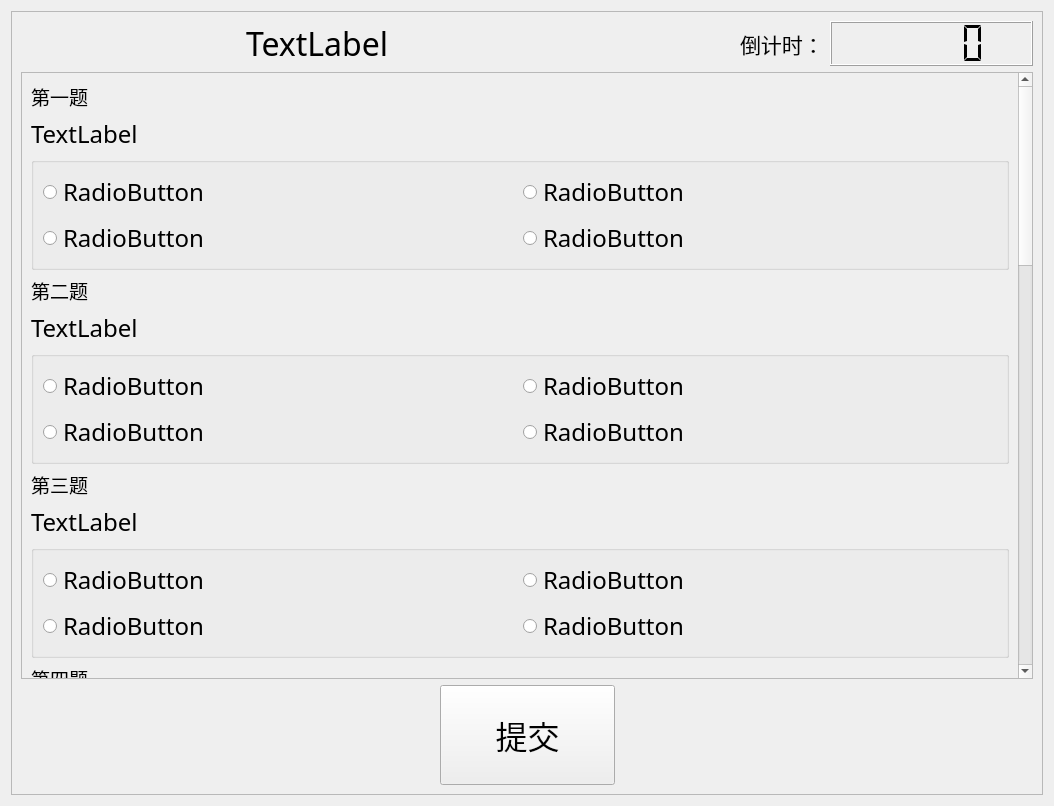
<?xml version="1.0" encoding="UTF-8"?>
<ui version="4.0">
 <class>Test</class>
 <widget class="QWidget" name="Test">
  <property name="geometry">
   <rect>
    <x>0</x>
    <y>0</y>
    <width>1054</width>
    <height>806</height>
   </rect>
  </property>
  <property name="windowTitle">
   <string>Form</string>
  </property>
  <layout class="QGridLayout" name="gridLayout">
   <item row="0" column="0">
    <widget class="QFrame" name="frame">
     <property name="frameShape">
      <enum>QFrame::StyledPanel</enum>
     </property>
     <property name="frameShadow">
      <enum>QFrame::Raised</enum>
     </property>
     <layout class="QGridLayout" name="gridLayout_4">
      <item row="3" column="4">
       <spacer name="horizontalSpacer_2">
        <property name="orientation">
         <enum>Qt::Horizontal</enum>
        </property>
        <property name="sizeHint" stdset="0">
         <size>
          <width>40</width>
          <height>20</height>
         </size>
        </property>
       </spacer>
      </item>
      <item row="1" column="5">
       <widget class="QLCDNumber" name="lcdNumber">
        <property name="font">
         <font>
          <family>Academy Engraved LET</family>
          <pointsize>20</pointsize>
         </font>
        </property>
        <property name="digitCount">
         <number>5</number>
        </property>
        <property name="segmentStyle">
         <enum>QLCDNumber::Flat</enum>
        </property>
       </widget>
      </item>
      <item row="3" column="0">
       <spacer name="horizontalSpacer">
        <property name="orientation">
         <enum>Qt::Horizontal</enum>
        </property>
        <property name="sizeHint" stdset="0">
         <size>
          <width>40</width>
          <height>20</height>
         </size>
        </property>
       </spacer>
      </item>
      <item row="3" column="5">
       <spacer name="horizontalSpacer_3">
        <property name="orientation">
         <enum>Qt::Horizontal</enum>
        </property>
        <property name="sizeHint" stdset="0">
         <size>
          <width>40</width>
          <height>20</height>
         </size>
        </property>
       </spacer>
      </item>
      <item row="2" column="0" colspan="6">
       <widget class="QScrollArea" name="scrollArea">
        <property name="font">
         <font>
          <family>宋体</family>
         </font>
        </property>
        <property name="widgetResizable">
         <bool>true</bool>
        </property>
        <widget class="QWidget" name="scrollAreaWidgetContents">
         <property name="geometry">
          <rect>
           <x>0</x>
           <y>0</y>
           <width>985</width>
           <height>1835</height>
          </rect>
         </property>
         <layout class="QVBoxLayout" name="verticalLayout_11">
          <item>
           <layout class="QVBoxLayout" name="verticalLayout">
            <item>
             <widget class="QLabel" name="label">
              <property name="font">
               <font>
                <family>微软雅黑</family>
                <pointsize>14</pointsize>
               </font>
              </property>
              <property name="text">
               <string>第一题</string>
              </property>
             </widget>
            </item>
            <item>
             <widget class="QLabel" name="text1">
              <property name="font">
               <font>
                <pointsize>18</pointsize>
               </font>
              </property>
              <property name="text">
               <string>TextLabel</string>
              </property>
             </widget>
            </item>
            <item>
             <widget class="QGroupBox" name="groupBox_1">
              <property name="font">
               <font>
                <family>微软雅黑 Light</family>
                <pointsize>12</pointsize>
               </font>
              </property>
              <property name="title">
               <string/>
              </property>
              <layout class="QGridLayout" name="gridLayout_2">
               <item row="0" column="0">
                <widget class="QRadioButton" name="radioButton_1">
                 <property name="font">
                  <font>
                   <family>宋体</family>
                   <pointsize>18</pointsize>
                  </font>
                 </property>
                 <property name="text">
                  <string>RadioButton</string>
                 </property>
                </widget>
               </item>
               <item row="1" column="0">
                <widget class="QRadioButton" name="radioButton_3">
                 <property name="font">
                  <font>
                   <family>宋体</family>
                   <pointsize>18</pointsize>
                  </font>
                 </property>
                 <property name="text">
                  <string>RadioButton</string>
                 </property>
                </widget>
               </item>
               <item row="1" column="1">
                <widget class="QRadioButton" name="radioButton_4">
                 <property name="font">
                  <font>
                   <family>宋体</family>
                   <pointsize>18</pointsize>
                  </font>
                 </property>
                 <property name="text">
                  <string>RadioButton</string>
                 </property>
                </widget>
               </item>
               <item row="0" column="1">
                <widget class="QRadioButton" name="radioButton_2">
                 <property name="font">
                  <font>
                   <family>宋体</family>
                   <pointsize>18</pointsize>
                  </font>
                 </property>
                 <property name="text">
                  <string>RadioButton</string>
                 </property>
                </widget>
               </item>
              </layout>
             </widget>
            </item>
           </layout>
          </item>
          <item>
           <layout class="QVBoxLayout" name="verticalLayout_2">
            <item alignment="Qt::AlignLeft">
             <widget class="QLabel" name="label_4">
              <property name="font">
               <font>
                <family>微软雅黑</family>
                <pointsize>14</pointsize>
               </font>
              </property>
              <property name="text">
               <string>第二题</string>
              </property>
             </widget>
            </item>
            <item>
             <widget class="QLabel" name="text2">
              <property name="font">
               <font>
                <pointsize>18</pointsize>
               </font>
              </property>
              <property name="text">
               <string>TextLabel</string>
              </property>
             </widget>
            </item>
            <item>
             <widget class="QGroupBox" name="groupBox_2">
              <property name="font">
               <font>
                <family>微软雅黑 Light</family>
                <pointsize>12</pointsize>
               </font>
              </property>
              <property name="title">
               <string/>
              </property>
              <layout class="QGridLayout" name="gridLayout_3">
               <item row="0" column="0">
                <widget class="QRadioButton" name="radioButton_5">
                 <property name="font">
                  <font>
                   <family>宋体</family>
                   <pointsize>18</pointsize>
                  </font>
                 </property>
                 <property name="text">
                  <string>RadioButton</string>
                 </property>
                </widget>
               </item>
               <item row="0" column="1">
                <widget class="QRadioButton" name="radioButton_6">
                 <property name="font">
                  <font>
                   <family>宋体</family>
                   <pointsize>18</pointsize>
                  </font>
                 </property>
                 <property name="text">
                  <string>RadioButton</string>
                 </property>
                 <property name="iconSize">
                  <size>
                   <width>500</width>
                   <height>200</height>
                  </size>
                 </property>
                </widget>
               </item>
               <item row="1" column="0">
                <widget class="QRadioButton" name="radioButton_7">
                 <property name="font">
                  <font>
                   <family>宋体</family>
                   <pointsize>18</pointsize>
                  </font>
                 </property>
                 <property name="text">
                  <string>RadioButton</string>
                 </property>
                </widget>
               </item>
               <item row="1" column="1">
                <widget class="QRadioButton" name="radioButton_8">
                 <property name="font">
                  <font>
                   <family>宋体</family>
                   <pointsize>18</pointsize>
                  </font>
                 </property>
                 <property name="text">
                  <string>RadioButton</string>
                 </property>
                </widget>
               </item>
              </layout>
             </widget>
            </item>
           </layout>
          </item>
          <item>
           <layout class="QVBoxLayout" name="verticalLayout_3">
            <item alignment="Qt::AlignLeft">
             <widget class="QLabel" name="label_5">
              <property name="font">
               <font>
                <family>微软雅黑</family>
                <pointsize>14</pointsize>
               </font>
              </property>
              <property name="text">
               <string>第三题</string>
              </property>
             </widget>
            </item>
            <item>
             <widget class="QLabel" name="text3">
              <property name="font">
               <font>
                <pointsize>18</pointsize>
               </font>
              </property>
              <property name="text">
               <string>TextLabel</string>
              </property>
             </widget>
            </item>
            <item>
             <widget class="QGroupBox" name="groupBox_3">
              <property name="font">
               <font>
                <family>微软雅黑</family>
                <pointsize>14</pointsize>
               </font>
              </property>
              <property name="title">
               <string/>
              </property>
              <layout class="QGridLayout" name="gridLayout_8">
               <item row="0" column="0">
                <widget class="QRadioButton" name="radioButton_9">
                 <property name="font">
                  <font>
                   <family>宋体</family>
                   <pointsize>18</pointsize>
                  </font>
                 </property>
                 <property name="text">
                  <string>RadioButton</string>
                 </property>
                </widget>
               </item>
               <item row="0" column="1">
                <widget class="QRadioButton" name="radioButton_10">
                 <property name="font">
                  <font>
                   <family>宋体</family>
                   <pointsize>18</pointsize>
                  </font>
                 </property>
                 <property name="text">
                  <string>RadioButton</string>
                 </property>
                </widget>
               </item>
               <item row="1" column="0">
                <widget class="QRadioButton" name="radioButton_11">
                 <property name="font">
                  <font>
                   <family>宋体</family>
                   <pointsize>18</pointsize>
                  </font>
                 </property>
                 <property name="text">
                  <string>RadioButton</string>
                 </property>
                </widget>
               </item>
               <item row="1" column="1">
                <widget class="QRadioButton" name="radioButton_12">
                 <property name="font">
                  <font>
                   <family>宋体</family>
                   <pointsize>18</pointsize>
                  </font>
                 </property>
                 <property name="text">
                  <string>RadioButton</string>
                 </property>
                </widget>
               </item>
              </layout>
             </widget>
            </item>
           </layout>
          </item>
          <item>
           <layout class="QVBoxLayout" name="verticalLayout_4">
            <item>
             <widget class="QLabel" name="label_6">
              <property name="font">
               <font>
                <family>微软雅黑</family>
                <pointsize>14</pointsize>
               </font>
              </property>
              <property name="text">
               <string>第四题</string>
              </property>
             </widget>
            </item>
            <item>
             <widget class="QLabel" name="text4">
              <property name="font">
               <font>
                <pointsize>18</pointsize>
               </font>
              </property>
              <property name="text">
               <string>TextLabel</string>
              </property>
             </widget>
            </item>
            <item>
             <widget class="QGroupBox" name="groupBox_4">
              <property name="font">
               <font>
                <family>微软雅黑</family>
                <pointsize>14</pointsize>
               </font>
              </property>
              <property name="title">
               <string/>
              </property>
              <layout class="QGridLayout" name="gridLayout_9">
               <item row="0" column="0">
                <widget class="QRadioButton" name="radioButton_13">
                 <property name="font">
                  <font>
                   <family>宋体</family>
                   <pointsize>18</pointsize>
                  </font>
                 </property>
                 <property name="text">
                  <string>RadioButton</string>
                 </property>
                </widget>
               </item>
               <item row="0" column="1">
                <widget class="QRadioButton" name="radioButton_14">
                 <property name="font">
                  <font>
                   <family>宋体</family>
                   <pointsize>18</pointsize>
                  </font>
                 </property>
                 <property name="text">
                  <string>RadioButton</string>
                 </property>
                </widget>
               </item>
               <item row="1" column="0">
                <widget class="QRadioButton" name="radioButton_15">
                 <property name="font">
                  <font>
                   <family>宋体</family>
                   <pointsize>18</pointsize>
                  </font>
                 </property>
                 <property name="text">
                  <string>RadioButton</string>
                 </property>
                </widget>
               </item>
               <item row="1" column="1">
                <widget class="QRadioButton" name="radioButton_16">
                 <property name="font">
                  <font>
                   <family>宋体</family>
                   <pointsize>18</pointsize>
                  </font>
                 </property>
                 <property name="text">
                  <string>RadioButton</string>
                 </property>
                </widget>
               </item>
              </layout>
             </widget>
            </item>
           </layout>
          </item>
          <item>
           <layout class="QVBoxLayout" name="verticalLayout_5">
            <item alignment="Qt::AlignLeft">
             <widget class="QLabel" name="label_7">
              <property name="font">
               <font>
                <family>微软雅黑</family>
                <pointsize>14</pointsize>
               </font>
              </property>
              <property name="text">
               <string>第五题</string>
              </property>
             </widget>
            </item>
            <item>
             <widget class="QLabel" name="text5">
              <property name="font">
               <font>
                <pointsize>18</pointsize>
               </font>
              </property>
              <property name="text">
               <string>TextLabel</string>
              </property>
             </widget>
            </item>
            <item>
             <widget class="QGroupBox" name="groupBox_5">
              <property name="font">
               <font>
                <family>微软雅黑</family>
                <pointsize>14</pointsize>
               </font>
              </property>
              <property name="title">
               <string/>
              </property>
              <layout class="QGridLayout" name="gridLayout_10">
               <item row="0" column="0">
                <widget class="QRadioButton" name="radioButton_17">
                 <property name="font">
                  <font>
                   <family>宋体</family>
                   <pointsize>18</pointsize>
                  </font>
                 </property>
                 <property name="text">
                  <string>RadioButton</string>
                 </property>
                </widget>
               </item>
               <item row="0" column="1">
                <widget class="QRadioButton" name="radioButton_18">
                 <property name="font">
                  <font>
                   <family>宋体</family>
                   <pointsize>18</pointsize>
                  </font>
                 </property>
                 <property name="text">
                  <string>RadioButton</string>
                 </property>
                </widget>
               </item>
               <item row="1" column="0">
                <widget class="QRadioButton" name="radioButton_19">
                 <property name="font">
                  <font>
                   <family>宋体</family>
                   <pointsize>18</pointsize>
                  </font>
                 </property>
                 <property name="text">
                  <string>RadioButton</string>
                 </property>
                </widget>
               </item>
               <item row="1" column="1">
                <widget class="QRadioButton" name="radioButton_20">
                 <property name="font">
                  <font>
                   <family>宋体</family>
                   <pointsize>18</pointsize>
                  </font>
                 </property>
                 <property name="text">
                  <string>RadioButton</string>
                 </property>
                </widget>
               </item>
              </layout>
             </widget>
            </item>
           </layout>
          </item>
          <item>
           <layout class="QVBoxLayout" name="verticalLayout_6">
            <item>
             <widget class="QLabel" name="label_8">
              <property name="font">
               <font>
                <family>微软雅黑</family>
                <pointsize>14</pointsize>
               </font>
              </property>
              <property name="text">
               <string>第六题</string>
              </property>
             </widget>
            </item>
            <item>
             <widget class="QLabel" name="text6">
              <property name="font">
               <font>
                <pointsize>18</pointsize>
               </font>
              </property>
              <property name="text">
               <string>TextLabel</string>
              </property>
             </widget>
            </item>
            <item>
             <widget class="QGroupBox" name="groupBox_6">
              <property name="font">
               <font>
                <family>微软雅黑</family>
                <pointsize>14</pointsize>
               </font>
              </property>
              <property name="title">
               <string/>
              </property>
              <layout class="QGridLayout" name="gridLayout_11">
               <item row="0" column="0">
                <widget class="QRadioButton" name="radioButton_21">
                 <property name="font">
                  <font>
                   <family>宋体</family>
                   <pointsize>18</pointsize>
                  </font>
                 </property>
                 <property name="text">
                  <string>RadioButton</string>
                 </property>
                </widget>
               </item>
               <item row="0" column="1">
                <widget class="QRadioButton" name="radioButton_22">
                 <property name="font">
                  <font>
                   <family>宋体</family>
                   <pointsize>18</pointsize>
                  </font>
                 </property>
                 <property name="text">
                  <string>RadioButton</string>
                 </property>
                </widget>
               </item>
               <item row="1" column="0">
                <widget class="QRadioButton" name="radioButton_23">
                 <property name="font">
                  <font>
                   <family>宋体</family>
                   <pointsize>18</pointsize>
                  </font>
                 </property>
                 <property name="text">
                  <string>RadioButton</string>
                 </property>
                </widget>
               </item>
               <item row="1" column="1">
                <widget class="QRadioButton" name="radioButton_24">
                 <property name="font">
                  <font>
                   <family>宋体</family>
                   <pointsize>18</pointsize>
                  </font>
                 </property>
                 <property name="text">
                  <string>RadioButton</string>
                 </property>
                </widget>
               </item>
              </layout>
             </widget>
            </item>
           </layout>
          </item>
          <item>
           <layout class="QVBoxLayout" name="verticalLayout_7">
            <item alignment="Qt::AlignLeft">
             <widget class="QLabel" name="label_9">
              <property name="font">
               <font>
                <family>微软雅黑</family>
                <pointsize>14</pointsize>
               </font>
              </property>
              <property name="text">
               <string>第七题</string>
              </property>
             </widget>
            </item>
            <item>
             <widget class="QLabel" name="text7">
              <property name="font">
               <font>
                <pointsize>18</pointsize>
               </font>
              </property>
              <property name="text">
               <string>TextLabel</string>
              </property>
             </widget>
            </item>
            <item>
             <widget class="QGroupBox" name="groupBox_7">
              <property name="font">
               <font>
                <family>微软雅黑</family>
                <pointsize>14</pointsize>
               </font>
              </property>
              <property name="title">
               <string/>
              </property>
              <layout class="QGridLayout" name="gridLayout_12">
               <item row="0" column="0">
                <widget class="QRadioButton" name="radioButton_25">
                 <property name="font">
                  <font>
                   <family>宋体</family>
                   <pointsize>18</pointsize>
                  </font>
                 </property>
                 <property name="text">
                  <string>RadioButton</string>
                 </property>
                </widget>
               </item>
               <item row="0" column="1">
                <widget class="QRadioButton" name="radioButton_26">
                 <property name="font">
                  <font>
                   <family>宋体</family>
                   <pointsize>18</pointsize>
                  </font>
                 </property>
                 <property name="text">
                  <string>RadioButton</string>
                 </property>
                </widget>
               </item>
               <item row="1" column="0">
                <widget class="QRadioButton" name="radioButton_27">
                 <property name="font">
                  <font>
                   <family>宋体</family>
                   <pointsize>18</pointsize>
                  </font>
                 </property>
                 <property name="text">
                  <string>RadioButton</string>
                 </property>
                </widget>
               </item>
               <item row="1" column="1">
                <widget class="QRadioButton" name="radioButton_28">
                 <property name="font">
                  <font>
                   <family>宋体</family>
                   <pointsize>18</pointsize>
                  </font>
                 </property>
                 <property name="text">
                  <string>RadioButton</string>
                 </property>
                </widget>
               </item>
              </layout>
             </widget>
            </item>
           </layout>
          </item>
          <item>
           <layout class="QVBoxLayout" name="verticalLayout_8">
            <item alignment="Qt::AlignLeft">
             <widget class="QLabel" name="label_10">
              <property name="font">
               <font>
                <family>微软雅黑</family>
                <pointsize>14</pointsize>
               </font>
              </property>
              <property name="text">
               <string>第八题</string>
              </property>
             </widget>
            </item>
            <item>
             <widget class="QLabel" name="text8">
              <property name="font">
               <font>
                <pointsize>18</pointsize>
               </font>
              </property>
              <property name="text">
               <string>TextLabel</string>
              </property>
             </widget>
            </item>
            <item>
             <widget class="QGroupBox" name="groupBox_8">
              <property name="font">
               <font>
                <family>微软雅黑</family>
                <pointsize>14</pointsize>
               </font>
              </property>
              <property name="title">
               <string/>
              </property>
              <layout class="QGridLayout" name="gridLayout_13">
               <item row="0" column="0">
                <widget class="QRadioButton" name="radioButton_29">
                 <property name="font">
                  <font>
                   <family>宋体</family>
                   <pointsize>18</pointsize>
                  </font>
                 </property>
                 <property name="text">
                  <string>RadioButton</string>
                 </property>
                </widget>
               </item>
               <item row="0" column="1">
                <widget class="QRadioButton" name="radioButton_30">
                 <property name="font">
                  <font>
                   <family>宋体</family>
                   <pointsize>18</pointsize>
                  </font>
                 </property>
                 <property name="text">
                  <string>RadioButton</string>
                 </property>
                </widget>
               </item>
               <item row="1" column="0">
                <widget class="QRadioButton" name="radioButton_31">
                 <property name="font">
                  <font>
                   <family>宋体</family>
                   <pointsize>18</pointsize>
                  </font>
                 </property>
                 <property name="text">
                  <string>RadioButton</string>
                 </property>
                </widget>
               </item>
               <item row="1" column="1">
                <widget class="QRadioButton" name="radioButton_32">
                 <property name="font">
                  <font>
                   <family>宋体</family>
                   <pointsize>18</pointsize>
                  </font>
                 </property>
                 <property name="text">
                  <string>RadioButton</string>
                 </property>
                </widget>
               </item>
              </layout>
             </widget>
            </item>
           </layout>
          </item>
          <item>
           <layout class="QVBoxLayout" name="verticalLayout_9">
            <item alignment="Qt::AlignLeft">
             <widget class="QLabel" name="label_11">
              <property name="font">
               <font>
                <family>微软雅黑</family>
                <pointsize>14</pointsize>
               </font>
              </property>
              <property name="text">
               <string>第九题</string>
              </property>
             </widget>
            </item>
            <item>
             <widget class="QLabel" name="text9">
              <property name="font">
               <font>
                <pointsize>18</pointsize>
               </font>
              </property>
              <property name="text">
               <string>TextLabel</string>
              </property>
             </widget>
            </item>
            <item>
             <widget class="QGroupBox" name="groupBox_9">
              <property name="font">
               <font>
                <family>微软雅黑</family>
                <pointsize>14</pointsize>
               </font>
              </property>
              <property name="title">
               <string/>
              </property>
              <layout class="QGridLayout" name="gridLayout_14">
               <item row="0" column="0">
                <widget class="QRadioButton" name="radioButton_33">
                 <property name="font">
                  <font>
                   <family>宋体</family>
                   <pointsize>18</pointsize>
                  </font>
                 </property>
                 <property name="text">
                  <string>RadioButton</string>
                 </property>
                </widget>
               </item>
               <item row="0" column="1">
                <widget class="QRadioButton" name="radioButton_34">
                 <property name="font">
                  <font>
                   <family>宋体</family>
                   <pointsize>18</pointsize>
                  </font>
                 </property>
                 <property name="text">
                  <string>RadioButton</string>
                 </property>
                </widget>
               </item>
               <item row="1" column="0">
                <widget class="QRadioButton" name="radioButton_35">
                 <property name="font">
                  <font>
                   <family>宋体</family>
                   <pointsize>18</pointsize>
                  </font>
                 </property>
                 <property name="text">
                  <string>RadioButton</string>
                 </property>
                </widget>
               </item>
               <item row="1" column="1">
                <widget class="QRadioButton" name="radioButton_36">
                 <property name="font">
                  <font>
                   <family>宋体</family>
                   <pointsize>18</pointsize>
                  </font>
                 </property>
                 <property name="text">
                  <string>RadioButton</string>
                 </property>
                </widget>
               </item>
              </layout>
             </widget>
            </item>
           </layout>
          </item>
          <item>
           <layout class="QVBoxLayout" name="verticalLayout_10">
            <item alignment="Qt::AlignLeft">
             <widget class="QLabel" name="label_12">
              <property name="font">
               <font>
                <family>微软雅黑</family>
                <pointsize>14</pointsize>
               </font>
              </property>
              <property name="text">
               <string>第十题</string>
              </property>
             </widget>
            </item>
            <item>
             <widget class="QLabel" name="text10">
              <property name="font">
               <font>
                <pointsize>18</pointsize>
               </font>
              </property>
              <property name="text">
               <string>TextLabel</string>
              </property>
             </widget>
            </item>
            <item>
             <widget class="QGroupBox" name="groupBox_10">
              <property name="font">
               <font>
                <family>微软雅黑</family>
                <pointsize>14</pointsize>
               </font>
              </property>
              <property name="title">
               <string/>
              </property>
              <layout class="QGridLayout" name="gridLayout_15">
               <item row="0" column="0">
                <widget class="QRadioButton" name="radioButton_37">
                 <property name="font">
                  <font>
                   <family>宋体</family>
                   <pointsize>18</pointsize>
                  </font>
                 </property>
                 <property name="text">
                  <string>RadioButton</string>
                 </property>
                </widget>
               </item>
               <item row="0" column="1">
                <widget class="QRadioButton" name="radioButton_38">
                 <property name="font">
                  <font>
                   <family>宋体</family>
                   <pointsize>18</pointsize>
                  </font>
                 </property>
                 <property name="text">
                  <string>RadioButton</string>
                 </property>
                </widget>
               </item>
               <item row="1" column="0">
                <widget class="QRadioButton" name="radioButton_39">
                 <property name="font">
                  <font>
                   <family>宋体</family>
                   <pointsize>18</pointsize>
                  </font>
                 </property>
                 <property name="text">
                  <string>RadioButton</string>
                 </property>
                </widget>
               </item>
               <item row="1" column="1">
                <widget class="QRadioButton" name="radioButton_40">
                 <property name="font">
                  <font>
                   <family>宋体</family>
                   <pointsize>18</pointsize>
                  </font>
                 </property>
                 <property name="text">
                  <string>RadioButton</string>
                 </property>
                </widget>
               </item>
              </layout>
             </widget>
            </item>
           </layout>
          </item>
         </layout>
        </widget>
       </widget>
      </item>
      <item row="3" column="2" colspan="2">
       <widget class="QPushButton" name="pushButton">
        <property name="minimumSize">
         <size>
          <width>175</width>
          <height>100</height>
         </size>
        </property>
        <property name="font">
         <font>
          <family>黑体</family>
          <pointsize>24</pointsize>
         </font>
        </property>
        <property name="cursor">
         <cursorShape>PointingHandCursor</cursorShape>
        </property>
        <property name="styleSheet">
         <string notr="true">border-image: url(:/image/picture/橙色按钮.png);</string>
        </property>
        <property name="text">
         <string>提交</string>
        </property>
       </widget>
      </item>
      <item row="1" column="4" alignment="Qt::AlignRight">
       <widget class="QLabel" name="label_2">
        <property name="font">
         <font>
          <family>黑体</family>
          <pointsize>16</pointsize>
         </font>
        </property>
        <property name="text">
         <string>倒计时：</string>
        </property>
       </widget>
      </item>
      <item row="3" column="1">
       <spacer name="horizontalSpacer_4">
        <property name="orientation">
         <enum>Qt::Horizontal</enum>
        </property>
        <property name="sizeHint" stdset="0">
         <size>
          <width>40</width>
          <height>20</height>
         </size>
        </property>
       </spacer>
      </item>
      <item row="1" column="0" colspan="4" alignment="Qt::AlignHCenter">
       <widget class="QLabel" name="label_title">
        <property name="font">
         <font>
          <family>黑体</family>
          <pointsize>24</pointsize>
          <weight>50</weight>
          <bold>false</bold>
         </font>
        </property>
        <property name="text">
         <string>TextLabel</string>
        </property>
       </widget>
      </item>
     </layout>
     <zorder>pushButton</zorder>
     <zorder>scrollArea</zorder>
     <zorder>horizontalSpacer</zorder>
     <zorder>horizontalSpacer_2</zorder>
     <zorder>horizontalSpacer_3</zorder>
     <zorder>lcdNumber</zorder>
     <zorder>label_2</zorder>
     <zorder>horizontalSpacer_4</zorder>
     <zorder>label_title</zorder>
    </widget>
   </item>
  </layout>
 </widget>
 <resources/>
 <connections/>
</ui>
